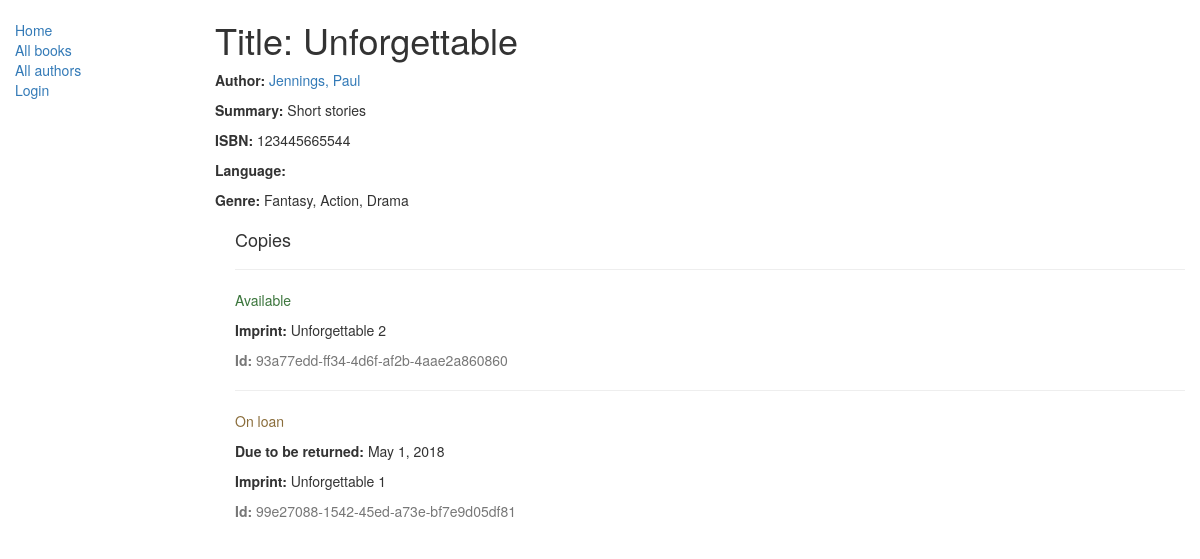
/catalog/book/3, run on the app's committed database.
### catalog/models.py (models this page shows, shortened)
class Book(models.Model):
    title = models.CharField(max_length=200)
    author = models.ForeignKey('Author', on_delete=models.SET_NULL, null=True)
    summary = models.TextField(max_length=1000, help_text='Enter brief description of the book')
    isbn = models.CharField('ISBN', max_length=13, help_text='13 Character <a href="https://www.isbn-international.org/content/what-isbn"></a>')
    genre = models.ManyToManyField(Genre, help_text='Select a genre for this book')
    def display_genre(self):
        """
        Create a string for the Genre. This is required to display genre in Admin.
        """
        return ', '.join([ genre.name for genre in self.genre.all()[:3] ])
    display_genre.short_description = 'Genre'

class Author(models.Model):
    first_name = models.CharField(max_length=100)
    last_name = models.CharField(max_length=100)
    date_of_birth = models.DateField(null=True, blank=True)
    date_of_death = models.DateField('died', null=True, blank=True)
    class Meta:
        ordering = ["last_name", "first_name"]
    def __str__(self):
        return f'{self.last_name}, {self.first_name}'

class Genre(models.Model):
    name = models.CharField(max_length=200, help_text="Enter a book genre (e.g. Science Fiction, French Poetry etc.)")
    def __str__(self):
        return self.name

class BookInstance(models.Model):
    id = models.UUIDField(primary_key=True, default=uuid.uuid4, help_text="Unique ID fro this particular book across whole library")
    book = models.ForeignKey('Book', on_delete=models.SET_NULL, null=True)
    imprint = models.CharField(max_length=200)
    due_back = models.DateField(null=True, blank=True)
    borrower = models.ForeignKey(User, on_delete=models.SET_NULL, null=True, blank=True)
    LOAN_STATUS = (
        ('m', 'Maintenance'),
        ('o', 'On loan'),
        ('a', 'Available'),
        ('r', 'Reserved'),
    )
    status = models.CharField(max_length=1, choices=LOAN_STATUS, blank=True, default='m', help_text='Book availability')
    class Meta:
        ordering = ["due_back"]
        permissions = (("can_mark_returned", "Set book as returned"),)

### catalog/views.py (the view)
# urls.py: path('book/<int:pk>', views.BookDetailView.as_view(), name='book-detail'),
class BookDetailView(generic.DetailView):
    model = Book

### catalog/templates/catalog/book_detail.html
{% extends "base_generic.html" %}
{% block content %}
  <h1>Title: {{ book.title }}</h1>
  <p><strong>Author:</strong> <a href="{% url 'author-detail' book.author.pk %}">{{ book.author }}</a></p>
  <p><strong>Summary:</strong> {{ book.summary }}</p>
  <p><strong>ISBN:</strong> {{ book.isbn }}</p>
  <p><strong>Language:</strong> {{ book.language }}</p>
  <p><strong>Genre:</strong> {% for genre in book.genre.all %} {{ genre }}{% if not forloop.last %}, {% endif %}{% endfor %}</p>
  <div style="margin-left:20px;margin-top:20px">
    <h4>Copies</h4>
    {% for copy in book.bookinstance_set.all %}
    <hr>
    <p class="{% if copy.status == 'a' %}text-success{% elif copy.status == 'm' %}text-danger{% else %}text-warning{% endif %}">{{ copy.get_status_display }}</p>
    {% if copy.status != 'a' %}<p><strong>Due to be returned:</strong> {{copy.due_back}}</p>{% endif %}
    <p><strong>Imprint:</strong> {{copy.imprint}}</p>
    <p class="text-muted"><strong>Id:</strong> {{copy.id}}</p>
    {% endfor %}
  </div>
{% endblock %}

### data on the page
Book: title "Unforgettable", author "Jennings, Paul", summary "Short stories", isbn "123445665544"
Genre: name "Fantasy"
Genre: name "Action"
Genre: name "Drama"
BookInstance: status "Available", imprint "Unforgettable 2", id "93a77edd-ff34-4d6f-af2b-4aae2a860860"
BookInstance: status "On loan", due_back "May 1, 2018", imprint "Unforgettable 1", id "99e27088-1542-45ed-a73e-bf7e9d05df81"
